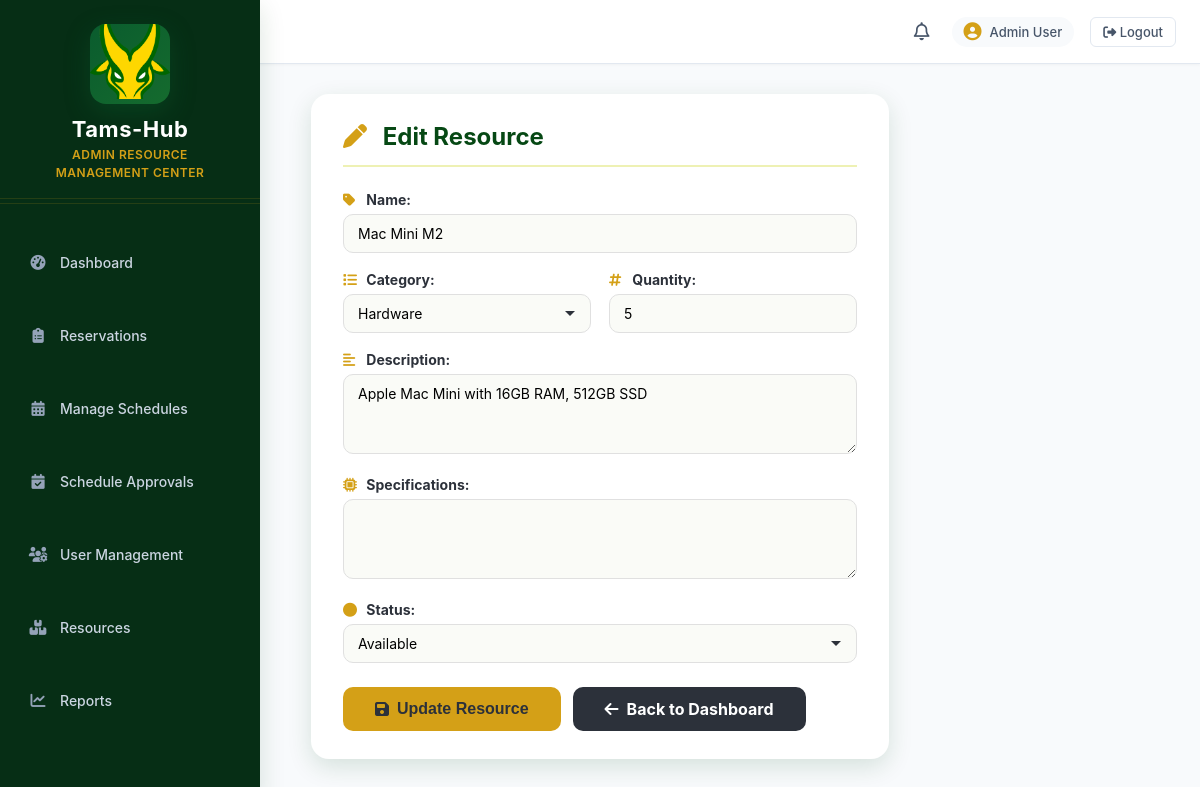
The app's page /edit_resource.php?id=1 (signed in) with its own data.
### tables this page shows
CREATE TABLE `resources` (
  `id` int(11) NOT NULL,
  `name` varchar(100) NOT NULL,
  `description` text DEFAULT NULL,
  `category` varchar(50) NOT NULL,
  `specifications` text DEFAULT NULL,
  `status` enum('Available','Reserved','Out for Repair','Unavailable') DEFAULT 'Available',
  `quantity` int(11) DEFAULT 1,
  `created_at` timestamp NOT NULL DEFAULT current_timestamp(),
  `updated_at` timestamp NOT NULL DEFAULT current_timestamp() ON UPDATE current_timestamp()
);

### edit_resource.php (the view, shortened to what this page needs)
<?php
$user_email = $_SESSION['user_email'] ?? $_SESSION['email'] ?? '';
require_once __DIR__ . '/db_connect.php';
$resource_id = isset($_GET['id']) ? (int)$_GET['id'] : 0;
$query = "SELECT * FROM resources WHERE id = ?";
$stmt = $conn->prepare($query);
$stmt->bind_param("i", $resource_id);
$stmt->execute();
$result = $stmt->get_result();
$resource = $result->fetch_assoc();
$user_query = "SELECT first_name, last_name FROM users WHERE email = ?";
$user_stmt = $conn->prepare($user_query);
$user_stmt->bind_param("s", $user_email);
$user_stmt->execute();
$user_data = $user_stmt->get_result()->fetch_assoc();
$full_name = $user_data['first_name'] . ' ' . $user_data['last_name'];
?>
<!DOCTYPE html>
<html lang="en">
<head>
    <link rel="stylesheet" href="https://cdnjs.cloudflare.com/ajax/libs/font-awesome/6.4.2/css/all.min.css" />
    <link rel="stylesheet" href="dashboardstyle_admin.css" />
</head>
<body>
<?php include __DIR__ . '/admin_sidebar.php'; ?>
<main class="content-wrapper">
    <header class="topbar">
        <button class="menu-btn" id="sidebarToggle" aria-label="Toggle sidebar"><i class="fa-solid fa-bars"></i></button>
        <div class="topbar-title">Edit Resource</div>
        <div class="topbar-right">
            <i class="fa-regular fa-bell"></i>
            <div class="user-chip"><i class="fa-solid fa-circle-user"></i><span><?php echo htmlspecialchars($full_name); ?></span></div>
            <a href="logout.php" class="logout-link"><i class="fa-solid fa-sign-out-alt"></i> Logout</a>
        </div>
    </header>
    <div class="page-content-centered">
        <div class="form-panel">
            <h2><i class="fa-solid fa-pen"></i> Edit Resource</h2>
            <form method="POST" action="edit_resource.php?id=<?php echo $resource_id; ?>">
                <div class="form-group">
                    <label for="name"><i class="fa-solid fa-tag"></i> Name:</label>
                    <input type="text" id="name" name="name" value="<?php echo htmlspecialchars($resource['name']); ?>" required>
                </div>
                <div class="form-row">
                    <div class="form-group">
                        <label for="category"><i class="fa-solid fa-list"></i> Category:</label>
                        <select id="category" name="category" required>
                            <option value="Hardware" <?php echo $resource['category'] == 'Hardware' ? 'selected' : ''; ?>>Hardware</option>
                        </select>
                    </div>
                    <div class="form-group">
                        <label for="quantity"><i class="fa-solid fa-hashtag"></i> Quantity:</label>
                        <input type="number" id="quantity" name="quantity" value="<?php echo $resource['quantity']; ?>" min="1" required>
                    </div>
                </div>
                <div class="form-group">
                    <label for="description"><i class="fa-solid fa-align-left"></i> Description:</label>
                    <textarea id="description" name="description" rows="3"><?php echo htmlspecialchars($resource['description']); ?></textarea>
                </div>
                <div class="form-group">
                    <label for="specifications"><i class="fa-solid fa-microchip"></i> Specifications:</label>
                    <textarea id="specifications" name="specifications" rows="3"><?php echo htmlspecialchars($resource['specifications']); ?></textarea>
                </div>
                <div class="form-group">
                    <label for="status"><i class="fa-solid fa-circle"></i> Status:</label>
                    <select id="status" name="status" required>
                        <option value="Available" <?php echo $resource['status'] == 'Available' ? 'selected' : ''; ?>>Available</option>
                    </select>
                </div>
                <div class="form-actions">
                    <button type="submit" class="btn-submit"><i class="fa-solid fa-floppy-disk"></i> Update Resource</button>
                    <a href="admin_dashboard.php" class="btn-back"><i class="fa-solid fa-arrow-left"></i> Back to Dashboard</a>
                </div>
            </form>
        </div>
    </div>
</main>
</body>
</html>

### edit_resource.php (style rules this page uses)
.form-panel { background: #fff; border-radius: 18px; box-shadow: 0 8px 24px rgba(4, 78, 25, 0.14); padding: 28px 32px; max-width: 700px; margin: 0 auto; }
.form-panel h2 { color: #064814; margin-top: 0; margin-bottom: 24px; border-bottom: 2px solid #eef1b4; padding-bottom: 14px; font-size: 24px; }
.form-panel h2 i { color: #d4a017; margin-right: 10px; }
.form-group { margin-bottom: 18px; }
.form-group label { display: block; font-weight: 700; color: #2c313a; margin-bottom: 6px; font-size: 14px; }
.form-group label i { color: #d4a017; width: 20px; }
.form-group input, .form-group select, .form-group textarea { width: 100%; padding: 10px 14px; border: 1px solid #e0e0e0; border-radius: 10px; font-size: 14px; transition: border-color 0.2s; background: #fafbf7; font-family: inherit; }
.form-group textarea { resize: vertical; min-height: 80px; }
.form-group select { appearance: none; background-repeat: no-repeat; background-position: right 14px center; padding-right: 40px; }
.form-row { display: grid; grid-template-columns: 1fr 1fr; gap: 18px; }
.form-actions { display: flex; gap: 12px; margin-top: 24px; flex-wrap: wrap; }
.btn-submit { background: #d4a017; color: #2c313a; border: none; padding: 12px 32px; border-radius: 10px; font-size: 16px; font-weight: 800; cursor: pointer; transition: background 0.2s; display: inline-flex; align-items: center; gap: 8px; }
.btn-back { background: #2c313a; color: #fff; border: none; padding: 12px 32px; border-radius: 10px; font-size: 16px; font-weight: 700; cursor: pointer; transition: background 0.2s; text-decoration: none; display: inline-flex; align-items: center; gap: 8px; }
.page-content-centered { display: flex; justify-content: center; align-items: flex-start; padding: 30px 20px; min-height: calc(100vh - 68px); }

### records on screen
resources: name "Mac Mini M2", category "Hardware", quantity "5", description "Apple Mac Mini with 16GB RAM, 512GB SSD", status "Available"

### other values on screen
$item['label'] "Dashboard"
$item['label'] "Reservations"
$item['label'] "Manage Schedules"
$item['label'] "Schedule Approvals"
$item['label'] "User Management"
$item['label'] "Resources"
$item['label'] "Reports"
$full_name "Admin User"
